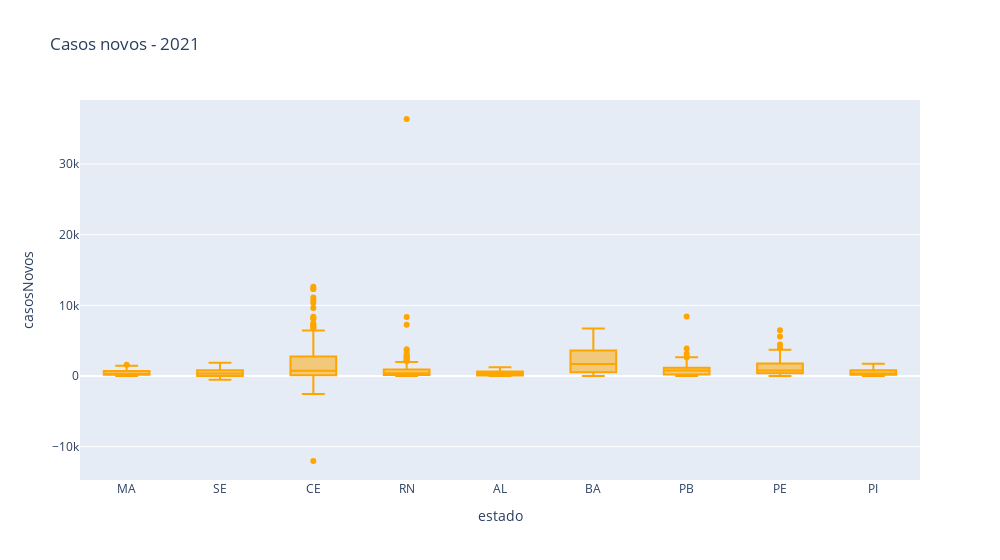

The cell this chart's notebook holds for it:
### Code cell
fig_casos_box = xp.box(
    b2021, 
    y='casosNovos', 
    x='estado', 
    color_discrete_sequence =['orange']*len(b2021), 
    title='Casos novos - 2021',
    width=1000)

fig_casos_box.show()

### Figure 1 — Plotly figure (JSON) as saved in the notebook; plotly's stock layout.template omitted (floating-point values rounded to 4 significant figures; data arrays with more than 128 entries replaced by an {"elided": "..."} marker saying what was removed)
{"data": [{"alignmentgroup": "True", "hovertemplate": "estado=%{x}<br>casosNovos=%{y}<extra></extra>", "legendgroup": "", "marker": {"color": "orange"}, "name": "", "notched": false, "offsetgroup": "", "orientation": "v", "showlegend": false, "type": "box", "x": {"elided": "3285 str values"}, "x0": " ", "xaxis": "x", "y": {"elided": "3285 int values"}, "y0": " ", "yaxis": "y"}], "layout": {"boxmode": "group", "legend": {"tracegroupgap": 0}, "title": {"text": "Casos novos - 2021"}, "width": 1000, "xaxis": {"anchor": "y", "domain": [0, 1], "title": {"text": "estado"}}, "yaxis": {"anchor": "x", "domain": [0, 1], "title": {"text": "casosNovos"}}}}
